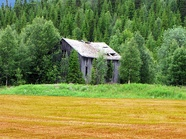
#> input picture Forest.jpg, 186 x 139 px, shrunk from 580 x 435 before the run
$ python IMG.py Forest.jpg
#> lines starting #> are read from the running program, lines starting #| are printed output that depends on the picture
import os, sys
from PIL import Image

def filter(img_src, filter_mode):
    img_dst = Image.new('RGB', img_src.size)
    src = img_src.load()
    dst = img_dst.load()

    mean_f = (1./9, 1./9, 1./9, 1./9, 1./9, 1/9, 1./9, 1./9, 1./9)
    #sharpen_f = (0, -1, 0, -1, 5, -1, 0, -1, 0)
    sharpen_f = (-1./8, -1./8, -1./8, -1./8, 2., -1./8, -1./8, -1./8, -1./8)

    if filter_mode == '1' : filter_weight = mean_f
    elif filter_mode == '2' : filter_weight = sharpen_f

    for y in range(img_src.size[1]):
        for x in range(img_src.size[0]):
            r_val = rgb_cal(0, src, x, y, img_src.size, filter_weight)
            g_val = rgb_cal(1, src, x, y, img_src.size, filter_weight)
            b_val = rgb_cal(2, src, x, y, img_src.size, filter_weight)
            dst[x,y] = (r_val, g_val, b_val)
    return img_dst


def rgb_cal(rgb, src, x, y, size, filter_weight):
    cal_result = 0.0
    for i in range (-1,2):
        for j in range (-1,2):
            if x+i < 0 or x+i == size[0] or y+j < 0 or y+j == size[1]: continue
            cal_result += (src[(x+i,y+j)][rgb] * filter_weight[i+j+2])
    return int(cal_result)


for infile in sys.argv[1:]:
    print("1. mean filter")
    print("2. sharpen filter")
    filter_mode = input("필터를 선택해주세요 : ")
#> the answer given: 1

    if filter_mode == '1' : rename = '_mean.jpg'
    elif filter_mode == '2' : rename = '_sharpen.jpg'

    outfile = os.path.splitext(infile)[0] + rename
    if infile != outfile:
        try:
            im = Image.open(infile)
#> im is the input picture: PIL image 186x139 RGB; mean R, G, B 124.1, 133.5, 67.4
            im = filter(im, filter_mode)
#> in filter, `img_dst = Image.new('RGB', img_src.size)`: img_dst: PIL image 186x139 RGB; every value is 0
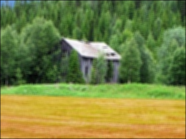
#> im: PIL image 186x139 RGB; mean R, G, B 122.4, 131.9, 66.3
            im.save(outfile, "JPEG")
        except IOError:
            print("Error", infile)

$ run again, on Himal_temp.jpg
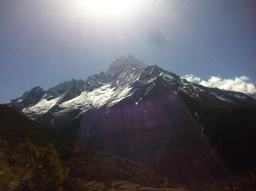
#> input picture Himal_temp.jpg, 256 x 191 px, shrunk from 800 x 598 before the run
#> im is the input picture: PIL image 256x191 RGB; mean R, G, B 92.5, 92.6, 101
#> img_dst: PIL image 256x191 RGB; every value is 0
#> `im = filter(im, filter_mode)`:
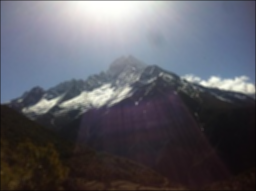
#> im: PIL image 256x191 RGB; mean R, G, B 91.4, 91.6, 99.9
